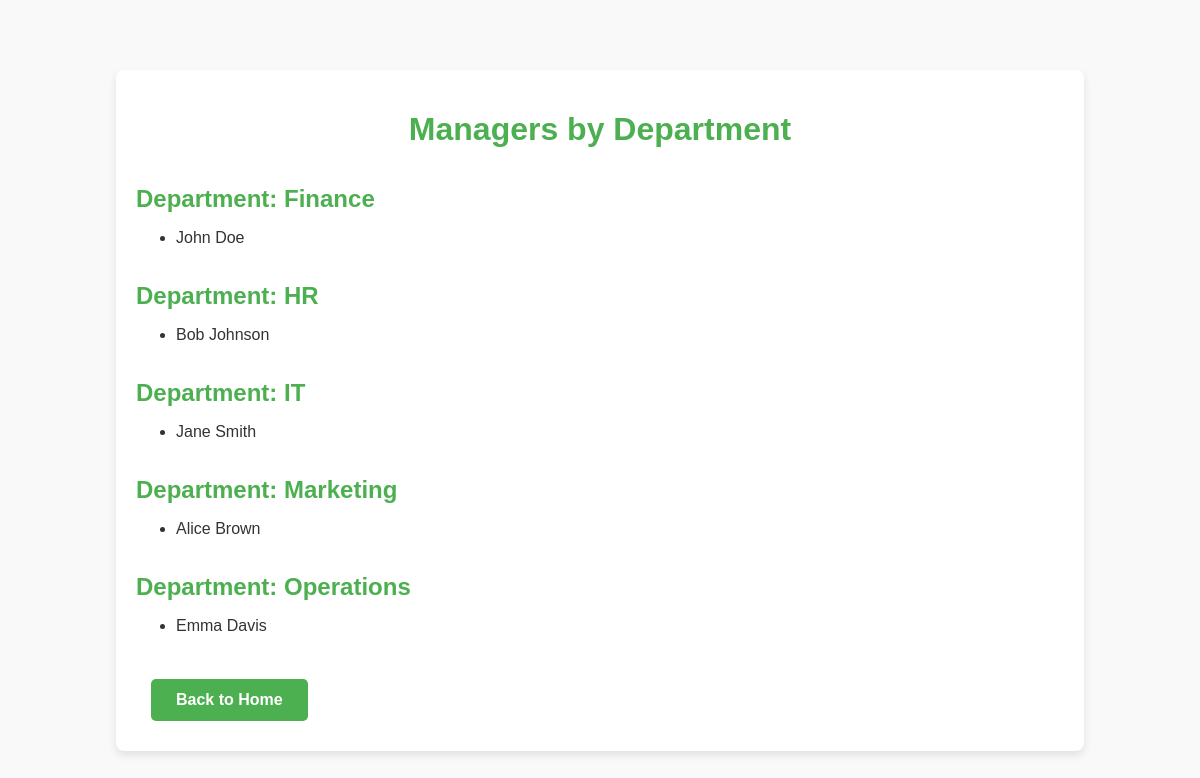
Screenshot of /display_managers.php with the database file from the repository.
### tables this page shows
CREATE TABLE `Department` (
  `DepartmentName` varchar(50) NOT NULL,
  `DepartmentID` int(11) DEFAULT NULL,
  `ManagerID` int(11) DEFAULT NULL,
  PRIMARY KEY (`DepartmentName`),
  KEY `ManagerID` (`DepartmentID`),
  CONSTRAINT `Department_ibfk_1` FOREIGN KEY (`DepartmentID`) REFERENCES `Employee` (`EmployeeID`)
);

CREATE TABLE `Employee` (
  `EmployeeID` int(11) NOT NULL AUTO_INCREMENT,
  `FirstName` varchar(50) NOT NULL,
  `LastName` varchar(50) NOT NULL,
  `Email` varchar(100) NOT NULL,
  `PhoneNumber` varchar(15) DEFAULT NULL,
  `DateOfBirth` date NOT NULL,
  `HireDate` date NOT NULL,
  `Position` varchar(50) NOT NULL,
  `Salary` decimal(10,2) NOT NULL,
  `DepartmentID` int(11) NOT NULL,
  `ShiftID` int(11) NOT NULL,
  PRIMARY KEY (`EmployeeID`),
  UNIQUE KEY `Email` (`Email`)
);

### display_managers.php (the view, shortened to what this page needs)
<?php
$servername = "localhost";
$username = "admin";
$password = "2002";
$database = "empDB";
$conn = new mysqli($servername, $username, $password, $database);
$sql = "SELECT DepartmentName, ManagerID, FirstName, LastName
        FROM Employee JOIN Department
        ON Employee.EmployeeID = Department.ManagerID
        ";
$result = $conn->query($sql);
echo "<!DOCTYPE html><html lang='en'><head>
        <meta charset='UTF-8'>
        <meta name='viewport' content='width=device-width, initial-scale=1.0'>
        <title>Managers by Department</title>
        <link rel='stylesheet' type='text/css' href='styles.css'>
      </head><body>";
echo "<div class='container'>
        <h1>Managers by Department</h1>";
if ($result->num_rows > 0) {
    $current_department = null;
    while ($row = $result->fetch_assoc()) {
        if ($current_department != $row["DepartmentName"]) {
            if ($current_department != null) {
                echo "</ul>";
            }
            $current_department = $row["DepartmentName"];
            echo "<h2>Department: $current_department</h2>";
            echo "<ul>";
        }
        echo "<li>" . $row["FirstName"] . " " . $row["LastName"] . "</li>";
    }
    echo "</ul>";
} else {
    echo "<p>No managers found in any department.</p>";
}
echo "<br><a href='index.php' class='button'>Back to Home</a></div></body></html>";
?>

### styles.css (style rules this page uses)
body { font-family: 'Arial', sans-serif; margin: 10px; padding: 10px; background-color: #f9f9f9; color: #333; }
.container { width: 80%; margin: 50px auto; padding: 20px; background-color: #fff; box-shadow: 0 4px 8px rgba(0, 0, 0, 0.1); border-radius: 8px; }
h1 { text-align: center; color: #4CAF50; }
h2 { color: #4CAF50; margin-bottom: 10px; padding-top: 15px; }
.button { align-self: auto; display: inline-flex; background-color: #4CAF50; color: white; padding: 12px 25px; text-align: center; font-size: 16px; border: none; border-radius: 5px; text-decoration: none; cursor: pointer; margin: 10px 15px; transition: background-color 0.3s ease; }
a { text-decoration: none; color: #4CAF50; font-weight: bold; }

### rows the page displays
department: DepartmentName "Finance", employee.FirstName "John", employee.LastName "Doe"
department: DepartmentName "HR", employee.FirstName "Bob", employee.LastName "Johnson"
department: DepartmentName "IT", DepartmentID.FirstName "Jane", DepartmentID.LastName "Smith"
department: DepartmentName "Marketing", DepartmentID.FirstName "Alice", DepartmentID.LastName "Brown"
department: DepartmentName "Operations", employee.FirstName "Emma", employee.LastName "Davis"
